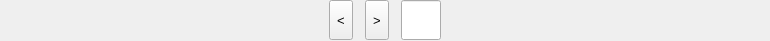
<?xml version="1.0" encoding="UTF-8"?>
<ui version="4.0">
 <class>PageScrollWidget</class>
 <widget class="QWidget" name="PageScrollWidget">
  <property name="geometry">
   <rect>
    <x>0</x>
    <y>0</y>
    <width>770</width>
    <height>41</height>
   </rect>
  </property>
  <property name="windowTitle">
   <string>Form</string>
  </property>
  <layout class="QHBoxLayout" name="horizontalLayout_3">
   <property name="spacing">
    <number>2</number>
   </property>
   <property name="leftMargin">
    <number>0</number>
   </property>
   <property name="topMargin">
    <number>0</number>
   </property>
   <property name="rightMargin">
    <number>0</number>
   </property>
   <property name="bottomMargin">
    <number>0</number>
   </property>
   <item>
    <spacer name="horizontalSpacer">
     <property name="orientation">
      <enum>Qt::Horizontal</enum>
     </property>
     <property name="sizeHint" stdset="0">
      <size>
       <width>253</width>
       <height>20</height>
      </size>
     </property>
    </spacer>
   </item>
   <item>
    <layout class="QHBoxLayout" name="horizontalLayout_2">
     <property name="spacing">
      <number>12</number>
     </property>
     <item>
      <widget class="QToolButton" name="toolButton_pre">
       <property name="sizePolicy">
        <sizepolicy hsizetype="Preferred" vsizetype="Preferred">
         <horstretch>0</horstretch>
         <verstretch>0</verstretch>
        </sizepolicy>
       </property>
       <property name="minimumSize">
        <size>
         <width>0</width>
         <height>0</height>
        </size>
       </property>
       <property name="maximumSize">
        <size>
         <width>40</width>
         <height>40</height>
        </size>
       </property>
       <property name="font">
        <font>
         <pointsize>10</pointsize>
        </font>
       </property>
       <property name="text">
        <string>&lt;</string>
       </property>
      </widget>
     </item>
     <item>
      <layout class="QHBoxLayout" name="button_layout">
       <property name="spacing">
        <number>10</number>
       </property>
      </layout>
     </item>
     <item>
      <widget class="QToolButton" name="toolButton_next">
       <property name="sizePolicy">
        <sizepolicy hsizetype="Preferred" vsizetype="Preferred">
         <horstretch>0</horstretch>
         <verstretch>0</verstretch>
        </sizepolicy>
       </property>
       <property name="minimumSize">
        <size>
         <width>0</width>
         <height>0</height>
        </size>
       </property>
       <property name="maximumSize">
        <size>
         <width>40</width>
         <height>40</height>
        </size>
       </property>
       <property name="font">
        <font>
         <pointsize>10</pointsize>
        </font>
       </property>
       <property name="text">
        <string>&gt;</string>
       </property>
      </widget>
     </item>
     <item>
      <widget class="QLineEdit" name="lineEdit">
       <property name="sizePolicy">
        <sizepolicy hsizetype="Preferred" vsizetype="Preferred">
         <horstretch>0</horstretch>
         <verstretch>0</verstretch>
        </sizepolicy>
       </property>
       <property name="minimumSize">
        <size>
         <width>0</width>
         <height>0</height>
        </size>
       </property>
       <property name="maximumSize">
        <size>
         <width>40</width>
         <height>40</height>
        </size>
       </property>
       <property name="alignment">
        <set>Qt::AlignCenter</set>
       </property>
      </widget>
     </item>
    </layout>
   </item>
   <item>
    <spacer name="horizontalSpacer_2">
     <property name="orientation">
      <enum>Qt::Horizontal</enum>
     </property>
     <property name="sizeHint" stdset="0">
      <size>
       <width>253</width>
       <height>20</height>
      </size>
     </property>
    </spacer>
   </item>
  </layout>
 </widget>
 <resources/>
 <connections/>
</ui>
